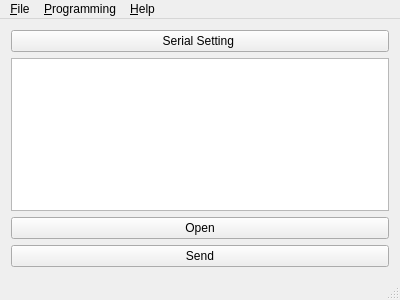
<?xml version="1.0" encoding="UTF-8"?>
<ui version="4.0">
 <class>MainWindow</class>
 <widget class="QMainWindow" name="MainWindow">
  <property name="geometry">
   <rect>
    <x>0</x>
    <y>0</y>
    <width>400</width>
    <height>300</height>
   </rect>
  </property>
  <property name="windowTitle">
   <string>MainWindow</string>
  </property>
  <widget class="QWidget" name="centralWidget">
   <layout class="QGridLayout" name="gridLayout">
    <item row="2" column="0">
     <widget class="QPushButton" name="bootPushButton">
      <property name="text">
       <string>Open</string>
      </property>
     </widget>
    </item>
    <item row="3" column="0">
     <widget class="QPushButton" name="pushButton_2">
      <property name="text">
       <string>Send</string>
      </property>
     </widget>
    </item>
    <item row="0" column="0">
     <widget class="QPushButton" name="pushButton">
      <property name="text">
       <string>Serial Setting </string>
      </property>
     </widget>
    </item>
    <item row="1" column="0">
     <widget class="QPlainTextEdit" name="debugInfoTextEdit"/>
    </item>
   </layout>
  </widget>
  <widget class="QMenuBar" name="menuBar">
   <property name="geometry">
    <rect>
     <x>0</x>
     <y>0</y>
     <width>400</width>
     <height>20</height>
    </rect>
   </property>
   <widget class="QMenu" name="menuFile">
    <property name="title">
     <string>&amp;File</string>
    </property>
    <addaction name="actionOpen_File"/>
    <addaction name="separator"/>
    <addaction name="actionExit"/>
   </widget>
   <widget class="QMenu" name="menuHelp">
    <property name="title">
     <string>&amp;Help</string>
    </property>
    <addaction name="actionAboutQt"/>
   </widget>
   <widget class="QMenu" name="menuProgram">
    <property name="title">
     <string>&amp;Programming</string>
    </property>
    <addaction name="actionProgram"/>
   </widget>
   <addaction name="menuFile"/>
   <addaction name="menuProgram"/>
   <addaction name="menuHelp"/>
  </widget>
  <widget class="QStatusBar" name="statusBar"/>
  <action name="actionExit">
   <property name="icon">
    <iconset resource="resource.qrc">
     <normaloff>:/menu/img/exit.png</normaloff>:/menu/img/exit.png</iconset>
   </property>
   <property name="text">
    <string>Exit</string>
   </property>
   <property name="shortcut">
    <string>Ctrl+Q</string>
   </property>
  </action>
  <action name="actionOpen_File">
   <property name="icon">
    <iconset resource="resource.qrc">
     <normaloff>:/menu/img/fileopen.png</normaloff>:/menu/img/fileopen.png</iconset>
   </property>
   <property name="text">
    <string>Open File</string>
   </property>
   <property name="shortcut">
    <string>Ctrl+O</string>
   </property>
  </action>
  <action name="actionAboutQt">
   <property name="text">
    <string>About Qt</string>
   </property>
  </action>
  <action name="actionProgram">
   <property name="icon">
    <iconset resource="resource.qrc">
     <normaloff>:/menu/img/transferleftright.png</normaloff>:/menu/img/transferleftright.png</iconset>
   </property>
   <property name="text">
    <string>Program Chip</string>
   </property>
   <property name="shortcut">
    <string>Ctrl+P</string>
   </property>
  </action>
 </widget>
 <layoutdefault spacing="6" margin="11"/>
 <tabstops>
  <tabstop>debugInfoTextEdit</tabstop>
  <tabstop>bootPushButton</tabstop>
 </tabstops>
 <resources>
  <include location="resource.qrc"/>
 </resources>
 <connections>
  <connection>
   <sender>actionExit</sender>
   <signal>triggered()</signal>
   <receiver>MainWindow</receiver>
   <slot>close()</slot>
   <hints>
    <hint type="sourcelabel">
     <x>-1</x>
     <y>-1</y>
    </hint>
    <hint type="destinationlabel">
     <x>199</x>
     <y>149</y>
    </hint>
   </hints>
  </connection>
 </connections>
</ui>
